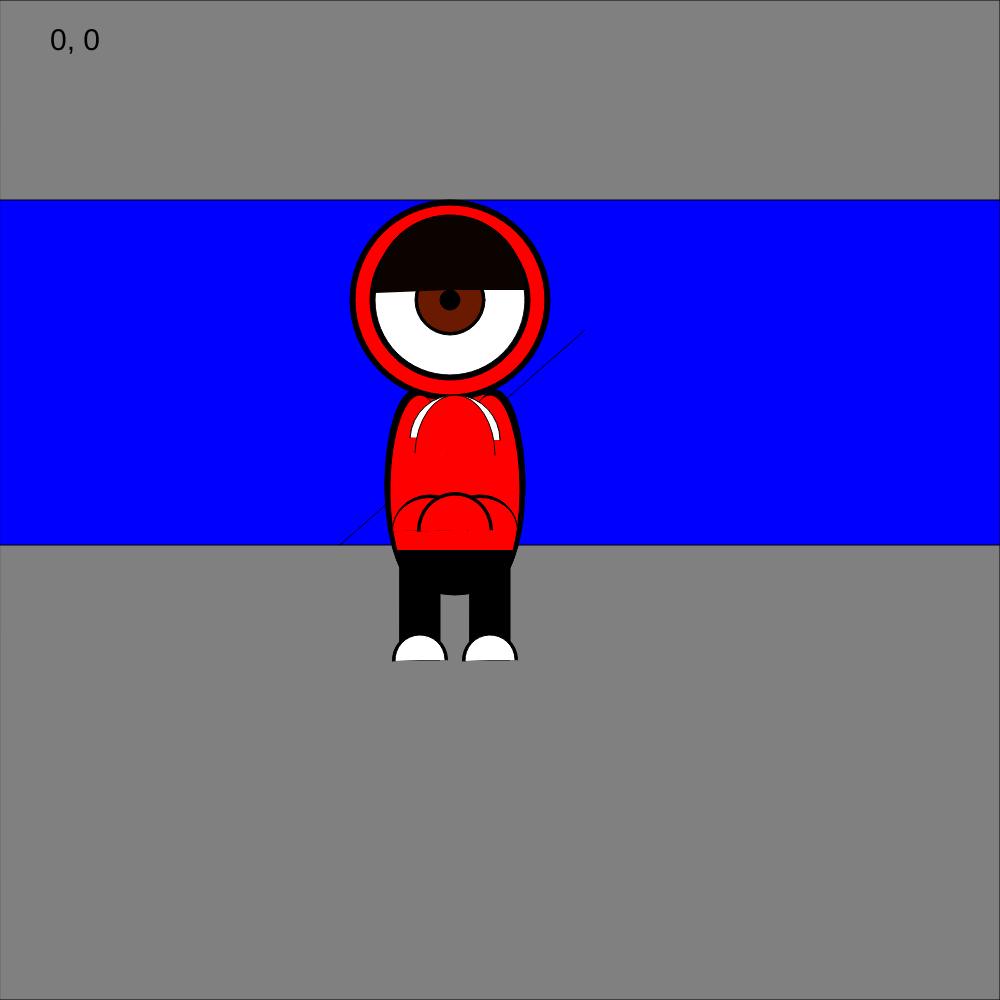
Frame 1 (no input)
Frame 60 (no input): identical to frame 1, image omitted
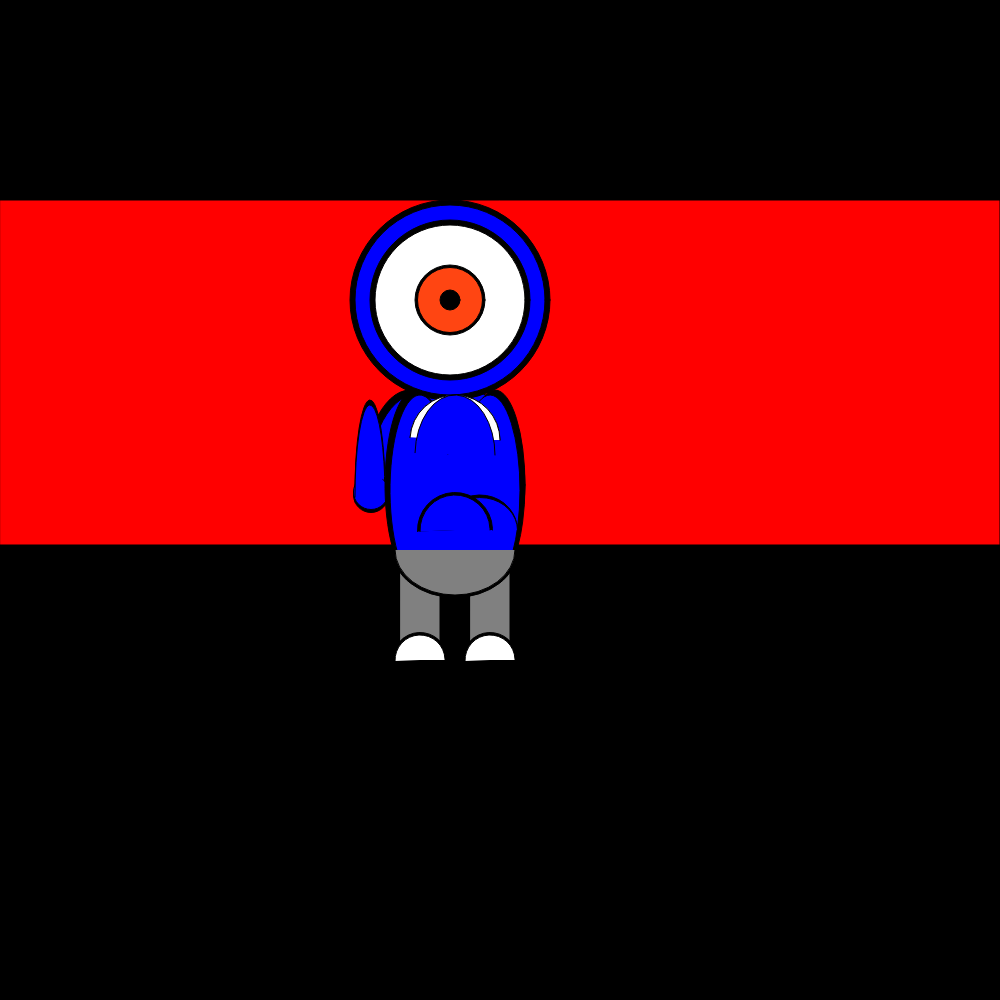
Frame 120 (the mouse pressed at the canvas centre since frame 60)

The p5.js sketch that drew these frames (run headless with seeded random() and noise() and a simulated clock; from frame 60 on, the mouse is pressed at the canvas centre):

// p5.js sketch
// ── sketch.js
function setup() {
  // put setup code here
  createCanvas(1000, 1000);
  rectMode(CENTER);
  ellipseMode(CENTER);
}

function draw() {
  // put drawing code here
background('white') ;
//stuff that we always want to show
  if (mouseIsPressed) {
    //stuff that show when the mouse is pressed
    fill('black');
   rect(500, 500, 1000, 1000);
    fill('red');
   rect(500, 372.5, 1000, 345);
    fill('blue');
    ellipse(455, 485, 140, 200)
    fill('black');
   ellipse(450, 300, 200, 200);
    fill('blue');
   ellipse(450, 300, 190, 190);
    fill('black');
   ellipse(450, 300, 160, 160);
    fill('white');
   ellipse(450, 300, 150, 150);
   fill('black');
  ellipse(450, 300, 70, 70);
  fill('#ff4512');
 ellipse(450, 300, 65, 65);
 fill('black');
ellipse(450, 300, 20, 20);
fill('white');
 arc(475, 285, 10, 10, 0, radians(0));
fill('black');
 arc(495, 485, 60, 190, 180, radians(90));
fill('blue');
 arc(490, 490, 60, 190, 180, radians(90));
 fill('black');
 arc(410, 500, 100, 220, 10, radians(308));
 fill('blue');
 arc(415, 505, 100, 220, 10, radians(308));
 fill('black');
 arc(370, 490, 30, 180, 3, radians(308));
 fill('blue');
 arc(370, 500, 30, 180, 3, radians(308));
 fill('black');
 ellipse(371, 495, 35, 35);
 fill('blue');
 ellipse(371, 492, 35, 35);
 fill('blue');
 arc(370, 495, 30, 180, 3, radians(308));
 fill('black');
 arc(415, 485, 60, 190, 1.59, radians(308));
 fill('blue');
  arc(420, 490, 60, 190, 1.59, radians(308));
  fill('blue');
   arc(455, 440, 90, 90, 3.2, radians(0));
  fill('white');
   arc(455, 440, 90, 90, 3.2, radians(0));
   fill('blue');
    arc(455, 455, 80, 120, 3.2, radians(0));
    fill('gray');
   quad(470, 580, 510, 565, 510, 660, 470, 660);
   fill('gray');
  quad(400, 565, 440, 580, 440, 660, 400, 660);
  fill('black');
 arc(420, 660, 55, 55, 3.1, radians(0));
  fill('white');
 arc(420, 660, 50, 50, 3.1, radians(0));
 fill('black');
arc(490, 660, 55, 55, 3.1, radians(0));
 fill('white');
arc(490, 660, 50, 50, 3.1, radians(0));
fill('black');
arc(455, 550, 125, 95, 0, radians(180));
fill('gray');
arc(455, 550, 120, 90, 0, radians(180));
fill('black');
arc(480, 530, 75, 70, 3.3, radians(0));
fill('blue');
arc(480, 530, 75, 65, 3.3, radians(0));
fill('black');
arc(455, 530, 75, 75, 3.1, radians(0));
fill('blue');
arc(455, 530, 70, 70, 3.1, radians(0));
  } else {
    //when the mouse isn't pressed;
    fill('gray');
   rect(500, 500, 1000, 1000);
    fill('blue');
   rect(500, 372.5, 1000, 345);
   fill('black');
   line(585, 330, 340, 545);
    fill('red');
    ellipse(455, 485, 140, 200)
    fill('black');
   ellipse(450, 300, 200, 200);
    fill('red');
   ellipse(450, 300, 190, 190);
    fill('black');
   ellipse(450, 300, 160, 160);
    fill('white');
   ellipse(450, 300, 150, 150);
   fill('black');
  ellipse(450, 300, 70, 70);
  fill('#691a00');
 ellipse(450, 300, 65, 65);
 fill('black');
ellipse(450, 300, 20, 20);
fill('#0A0300');
arc(450, 290, 150, 150, 3.1, radians(0));
fill('black');
 arc(495, 485, 60, 190, 180, radians(90));
fill('red');
 arc(490, 490, 60, 190, 180, radians(90));
 fill('black');
  arc(415, 485, 60, 190, 1.59, radians(308));
 fill('red');
  arc(420, 490, 60, 190, 1.59, radians(308));
  fill('red');
   arc(455, 440, 90, 90, 3.2, radians(0));
  fill('white');
   arc(455, 440, 90, 90, 3.2, radians(0));
   fill('red');
    arc(455, 455, 80, 120, 3.2, radians(0));
    fill('black');
   quad(470, 580, 510, 565, 510, 660, 470, 660);
   fill('black');
  quad(400, 565, 440, 580, 440, 660, 400, 660);
  fill('black');
 arc(420, 660, 55, 55, 3.1, radians(0));
  fill('white');
 arc(420, 660, 50, 50, 3.1, radians(0));
 fill('black');
arc(490, 660, 55, 55, 3.1, radians(0));
 fill('white');
arc(490, 660, 50, 50, 3.1, radians(0));
fill('black');
arc(455, 550, 120, 90, 0, radians(180));
fill('black');
arc(480, 530, 75, 70, 3.3, radians(0));
fill('red');
arc(480, 530, 75, 65, 3.3, radians(0));
fill('black');
arc(430, 530, 75, 70, 3.11, radians(0));
fill('red');
arc(430, 530, 75, 65, 3.11, radians(0));
fill('black');
arc(455, 530, 75, 75, 3.1, radians(0));
fill('red');
arc(455, 530, 70, 70, 3.1, radians(0));
  }


//fill(0);
//textSize(40);
  //text(mouseX.toFixed(0) + "," + mouseY);
  fill(0) ;
  textSize(30) ;
    text(mouseX + ", " + mouseY, 50, 50) ;
}





//function mouseReleased(){
  //console.log(mouseX +", " + mouseY) ;}
